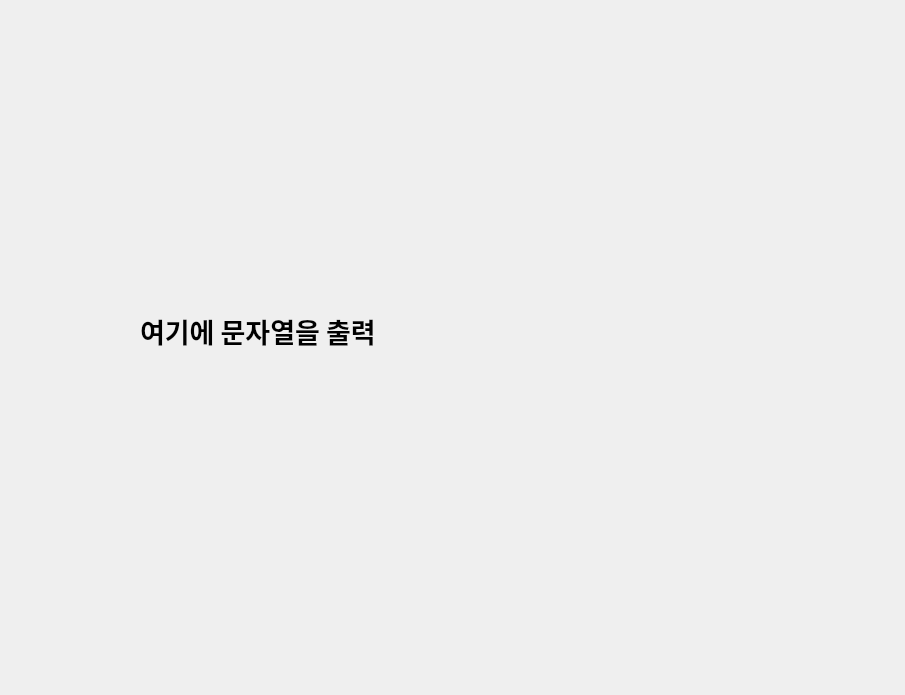
<?xml version="1.0" encoding="UTF-8"?>
<ui version="4.0">
 <class>Dialog</class>
 <widget class="QDialog" name="Dialog">
  <property name="geometry">
   <rect>
    <x>0</x>
    <y>0</y>
    <width>905</width>
    <height>695</height>
   </rect>
  </property>
  <property name="windowTitle">
   <string>Dialog</string>
  </property>
  <widget class="QLabel" name="label">
   <property name="geometry">
    <rect>
     <x>140</x>
     <y>200</y>
     <width>591</width>
     <height>261</height>
    </rect>
   </property>
   <property name="font">
    <font>
     <family>맑은 고딕</family>
     <pointsize>20</pointsize>
     <weight>75</weight>
     <bold>true</bold>
    </font>
   </property>
   <property name="text">
    <string>여기에 문자열을 출력</string>
   </property>
  </widget>
 </widget>
 <resources/>
 <connections/>
</ui>
